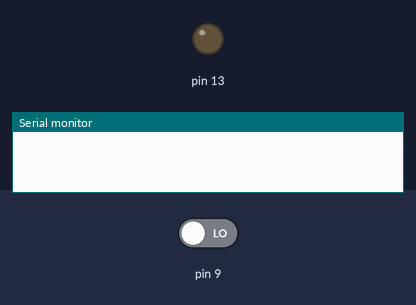
This sketch was run on a simulated Arduino Uno, built with avr-gcc and run on an emulated ATmega328P. On the bench: output pins drawn as LEDs (lit = HIGH), the last lines printed to the serial monitor. Dashed ring = blinking. The inputs (shaded band) are chosen by the test bench; at power-on: pin 9 LOW.

Above: at 1.2 s.
1.3 s: pin 9 driven HIGH
At 1.7 s:
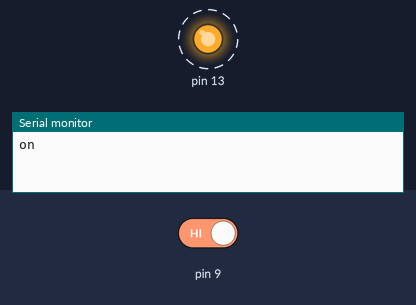
4.3 s: pin 9 driven LOW
At 5.2 s:
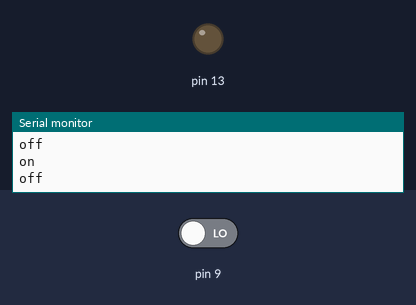
Timing chart, 0 to 7.3 s (numbered marks = the images above; inputs shaded):
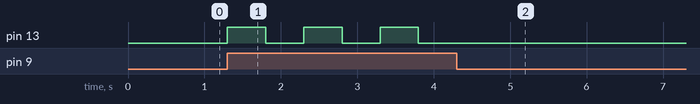

The sketch:

pushbutton2.ino
```cpp
void setup() {
  // put your setup code here, to run once:

  pinMode(9,INPUT);
  pinMode(13,OUTPUT);
  Serial.begin(9600);

}

boolean flag=true;

void loop() {
  // put your main code here, to run repeatedly:

  if((digitalRead(9)==1)&&flag==true)
  {
    digitalWrite(13,1);
    Serial.println("on");
    flag=false;
    delay(500);
  }

  if((digitalRead(9)==1)&& flag==false)
  {
    digitalWrite(13,0);
    Serial.println("off");
    flag=true;
    delay(500);
  }

}
```

Measured:
- after the input at 1.3 s, pin 13: alternates HIGH for 0.50 s and LOW for 0.50 s, starting at once
- after the input at 4.3 s, pin 13: stops changing and stays LOW
